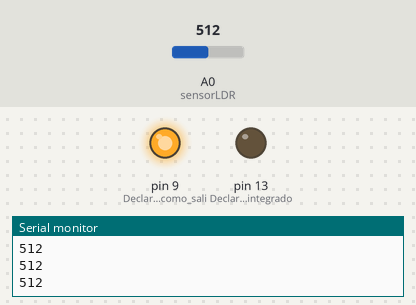
This sketch was run on a simulated Arduino Uno, built with avr-gcc and run on an emulated ATmega328P. Shown: output pins drawn as LEDs (lit = HIGH), the last lines printed to the serial monitor. The test bench sets the inputs (shaded band); at power-on: A0 (sensorLDR) = 512.

Above: at 1.2 s.
1.3 s: A0 (sensorLDR) set to 928
2.8 s: A0 (sensorLDR) set to 954
At 3.7 s:
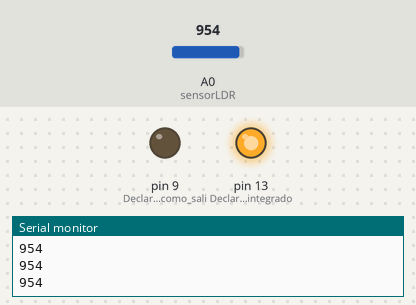
4.3 s: A0 (sensorLDR) set to 900
At 5.0 s:
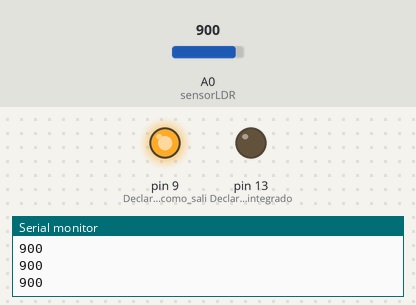
5.8 s: A0 (sensorLDR) set to 1023
At 6.4 s:
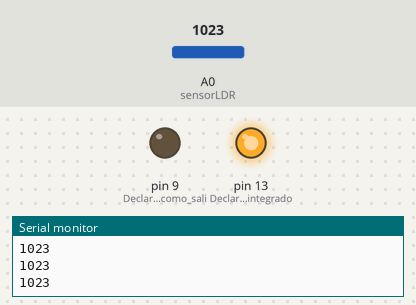
Timing chart, 0 to 8.3 s (numbered marks = the images above; inputs shaded):
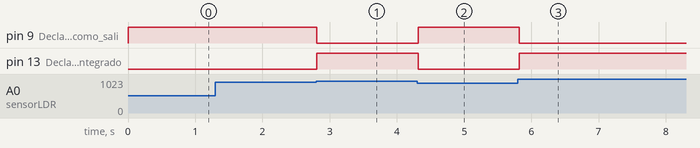

Measured:
- the behaviour switches between 935 and 936 on A0 (sensorLDR) (found by bisection; images 0 and 1)
- after the input at 2.8 s, pin 9 (Declarar_el_LED_como_sali): HIGH → LOW at once; pin 13 (Declarar_el_LED_integrado): LOW → HIGH at once
- after the input at 4.3 s, pin 9 (Declarar_el_LED_como_sali): LOW → HIGH at once; pin 13 (Declarar_el_LED_integrado): HIGH → LOW at once
- after the input at 5.8 s, pin 9 (Declarar_el_LED_como_sali): HIGH → LOW at once; pin 13 (Declarar_el_LED_integrado): LOW → HIGH at once

The sketch:

2_Detector_Luz_Oscuridad.ino
```cpp
/*
  Código Realizado por: Grupo de Laboratorio 1
  Título: 2. Detector de luz / oscuridad
  Asignatura: Periféricos
      USAL 2018 - 2019
*/


int salidaLED = 0; // LED APAGADO = 0, LED ENCENDIDO = 1
const int sensorLDR = A0; // Seleccionar la entrada analógica de la LDR
int valorLDR; // variable que almacena el valor de la LDR
int valorEscalado; // Variable escalada
void setup()
{
  pinMode(9, OUTPUT); // Declarar el LED como salida en el pin 4
  pinMode(13, OUTPUT); // Declarar el LED integrado en Arduino pin 13
  Serial.begin(9600); // Abre el puerto serie y fija la velocidad de 9600 baudios en este
}

void loop()
{
  valorLDR = analogRead(sensorLDR); // Leer el valor LDR ¿Cantidad luz?
  valorEscalado = map(valorLDR, 840, 1000, 0, 10); // Escalado de los valores máximos y mínimos de la LDR
  Serial.println(valorLDR); // Sacar por pantalla el valor de la LDR

  if (valorEscalado <= 5) // Comprobar cantidad luz LDR, menor a un umbral considerado
  {
    digitalWrite(9, HIGH); // Encender LED 9
    digitalWrite(13, LOW); // Apagar LED 13
    delay(100); // Esperar 0.1 segundos
  }

  if(valorEscalado > 5) // Comprobar cantidad luz LDR, mayor a un umbral considerado
  {
    digitalWrite(9, LOW); // Apagar LED 9
    digitalWrite(13, HIGH); // Encender LED 13
    delay(100); // Esperar 0.1 segundo
  }
}
```
